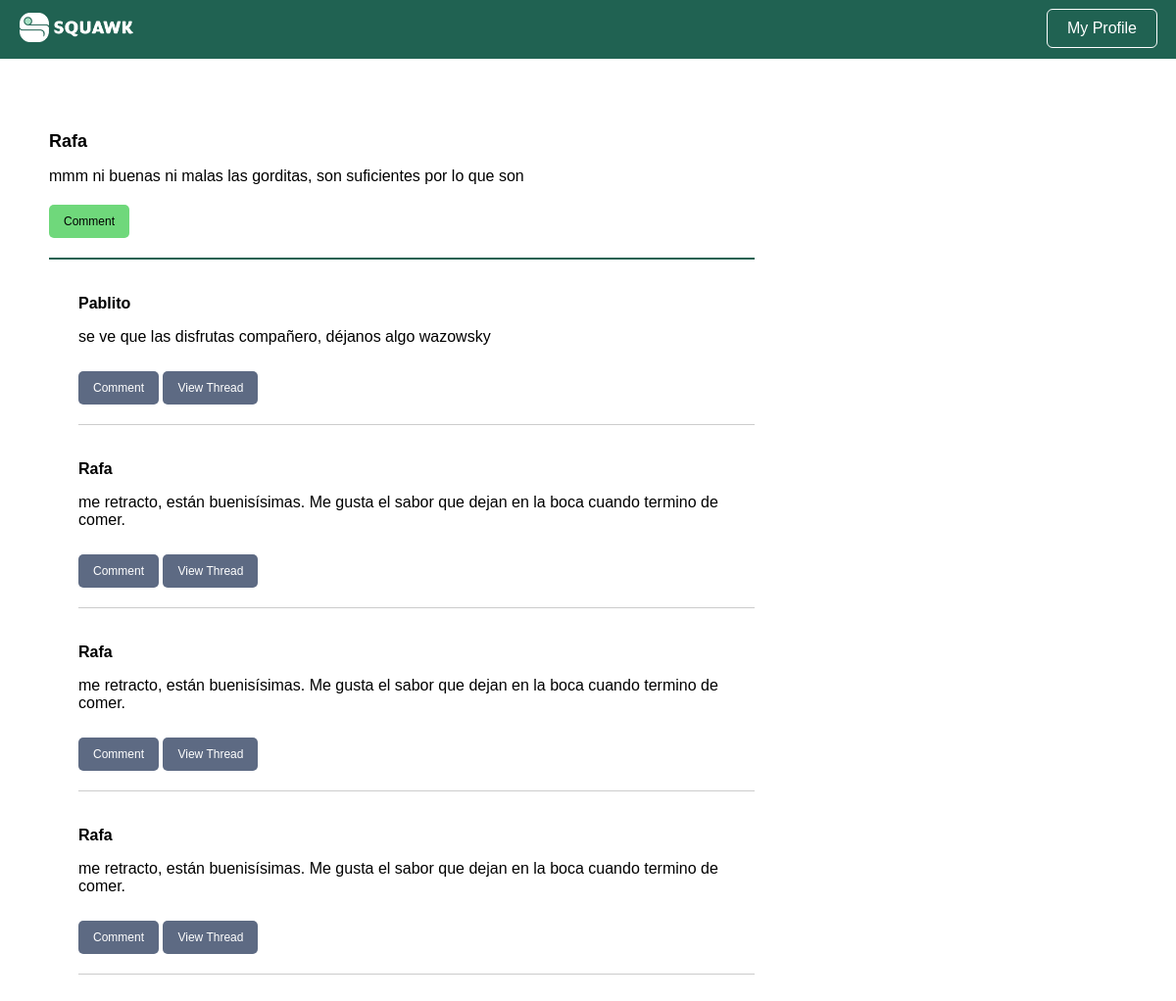
Page /thread/79 (signed in) on the committed database.
### tables this page shows
CREATE TABLE users (
  user_id INTEGER PRIMARY KEY AUTOINCREMENT,
  username VARCHAR NOT NULL,
  password VARCHAR NOT NULL,
  is_admin BOOLEAN NOT NULL
);

CREATE TABLE squawks (
  squawk_id INTEGER PRIMARY KEY AUTOINCREMENT,
  content VARCHAR NOT NULL,
  is_reply_to INT,
  user_id INT,
  created TIMESTAMP NOT NULL DEFAULT CURRENT_TIMESTAMP
);

### squawk_controller.py (the view)
def thread(squawk_id):
  user_id = session['user_id']
  squawk = ss.get_squawk(squawk_id=squawk_id)
  user = us.get_user(squawk.user_id).username
  squawk_info = (squawk, user)
  thread = ts.get_thread(squawk.squawk_id)
  thread_users = [us.get_user(squawk.user_id).username for squawk in thread]
  thread_info = list(zip(thread, thread_users))
  return render_template('thread.html', squawk_info=squawk_info, thread_info=thread_info, user_id=user_id)

### bl/squawk_service.py (called while the page is built)
  def get_squawk(self, squawk_id):
    squawk = self.squawkDAO.get(squawk_id)
    return squawk

### bl/thread_service.py (called while the page is built)
  def get_thread(self, squawk_id):
    squawk = self.squawkDAO.get(squawk_id)
    if not squawk:
      return []
    thread = self._get_replies(squawk_id)
    return thread

  def _get_replies(self, squawk_id):
    replies = []
    squawks = self.squawkDAO.getall()
    for x in squawks:
      if x.is_reply_to == squawk_id:
        replies.append(x)
    return replies

### bl/user_service.py (called while the page is built)
  def get_user(self, user_id):
    user = self.userDAO.get(user_id)
    return user

### dl/squawk_dao.py (called while the page is built)
  def get(self, squawkID):
    query = "SELECT * FROM squawks WHERE squawk_id = ?"
    result = self.DB.run_query(query, (squawkID, ))
    try:
      data = result.fetchone()
      squawk = Squawk(data)
      return squawk
    except:
      return None

  def getall(self):
    query = "SELECT * FROM squawks ORDER BY created DESC"
    result = self.DB.run_query(query)
    try:
      data_list = result.fetchall()
      squawks = []
      for data in data_list:
        squawk = Squawk(data)#['squawk_id'], data['content'], data['is_reply_to'], data['user_id'], data['created'])
        squawks.append(squawk)
      return squawks
    except:
      return None

### dl/user_dao.py (called while the page is built)
  def get(self, userID):
    query = "SELECT * FROM users WHERE user_id = ?"
    result = self.DB.run_query(query, (userID, ))
    try:
      data = result.fetchone()
      user = User(data)
      return user
    except:
      return None

### utils/database.py (called while the page is built)
  def run_query(self, query, parameters=None):
    try:
      cursor = self.connection.cursor()
      if parameters:
        cursor.execute(query, parameters)
      else:
        cursor.execute(query)
      self.connection.commit()
      return cursor
    except Exception as e:
      print(f"Error running query: {e}")
      return None

### templates/thread.html (shortened to what this page needs)
<!DOCTYPE html>
<html>
  <head>
    <link rel="stylesheet" href="{{ url_for('static', filename='squawk_basic.css') }}" />
    <link rel="stylesheet" href="{{ url_for('static', filename='squawk_render.css') }}" />
  </head>
  <body>
    <div class="navbar">
      <a href="{{url_for('home')}}"><img src="{{ url_for('static', filename='img/squawk_long.png') }}" alt="Squawk Logo" class="logo"></a>
      <a href="{{ url_for('user', user_id=user_id) }}"><button class="login-button">My Profile</button></a>
    </div>
    <div class="board">
      <div class="squawk">
        <h4>
          <a href="{{url_for('user', user_id=squawk_info[0].user_id)}}"> {{squawk_info[1]}} </a>
        </h4>
        <p> {{squawk_info[0].content}} </p>
        <a href="{{ url_for('comment', is_reply_to=squawk_info[0].squawk_id) }}"><button id="{{squawk_info[0].squawk_id}}">Comment</button></a>
      </div>
      {% for thread, t_user in thread_info %}
      <div class="thread">
        <div class="comment">
          <p class="username">
            <a href="{{url_for('user', user_id=thread.user_id)}}"> {{t_user}} </a>
          </p>
          <p> {{thread.content}} </p>
          <a href="{{ url_for('comment', is_reply_to=thread.squawk_id) }}"><button id="{{thread.squawk_id}}">Comment</button></a>
          <a href="{{ url_for('thread', squawk_id=thread.squawk_id) }}"><button id="{{thread.squawk_id}}">View Thread</button></a>
        </div>
      </div>
      {% endfor %}
    </div>
  </body>
</html>

### static/squawk_basic.css (style rules this page uses)
body { font-family: Arial, sans-serif; margin: 0; padding: 0; }
a { color: #2660A4 }
.login-button { background-color: transparent; border-radius: 5px; color: white; cursor: pointer; font-size: 16px; margin-right: 10px; outline: 1px solid white; padding: 10px 20px; }
.navbar { background-color: #206252; padding: 10px; display: flex; justify-content: space-between; }
.navbar button { background-color: transparent; border: none; color: white; cursor: pointer; font-size: 16px; margin-bottom: 2px; margin-right: 10px; }
.navbar .logo { height: 30px; margin-left: 10px; margin-top: 3px; }

### static/squawk_render.css (style rules this page uses)
.board { display: flex; flex-direction: column; justify-content: center; margin: 50px; width: 60vw; }
.board a { color: inherit; text-decoration: none; }
.squawk { border-bottom: 2px solid #206252; margin-bottom: 20px; }
.squawk h4 { font-size: 18px; margin-bottom: 10px; }
.squawk p { font-size: 16px; margin-bottom: 10px; }
.squawk button { background-color: #6FD87B; border: none; border-radius: 5px; color: black; cursor: pointer; font-size: 12px; margin-bottom: 20px; margin-top: 10px; padding: 10px 15px; }
.thread { margin-bottom: 10px; margin-left: 30px; }
.thread button { background-color: #5D6A83; border: none; border-radius: 5px; color: white; cursor: pointer; font-size: 12px; margin-bottom: 20px; margin-top: 10px; padding: 10px 15px; }
.thread .comment { border-bottom: 1px solid #CCC; font-size: 16px; margin-bottom: 10px; }
.thread .comment .username { font-weight: bold; }

### rows in the picture
users: username "Rafa", content "me retracto, están buenisísimas. Me gusta el sabor que dejan en la boca cuando termino de comer."
squawks: content "mmm ni buenas ni malas las gorditas, son suficientes por lo que son"
users: username "Pablito", content "se ve que las disfrutas compañero, déjanos algo wazowsky"
